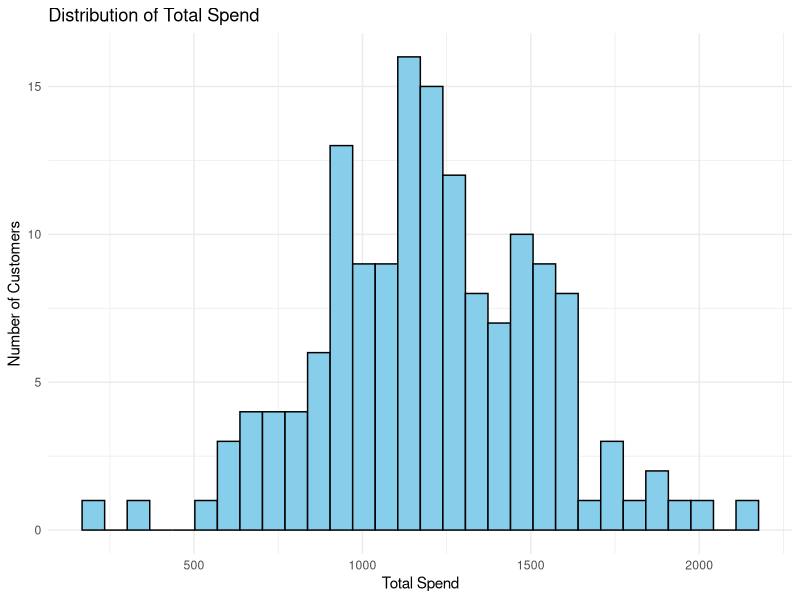
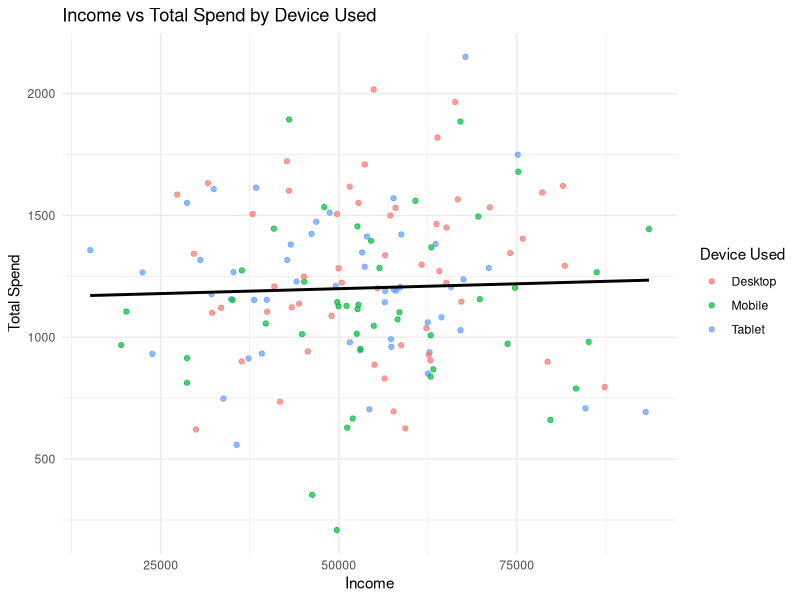
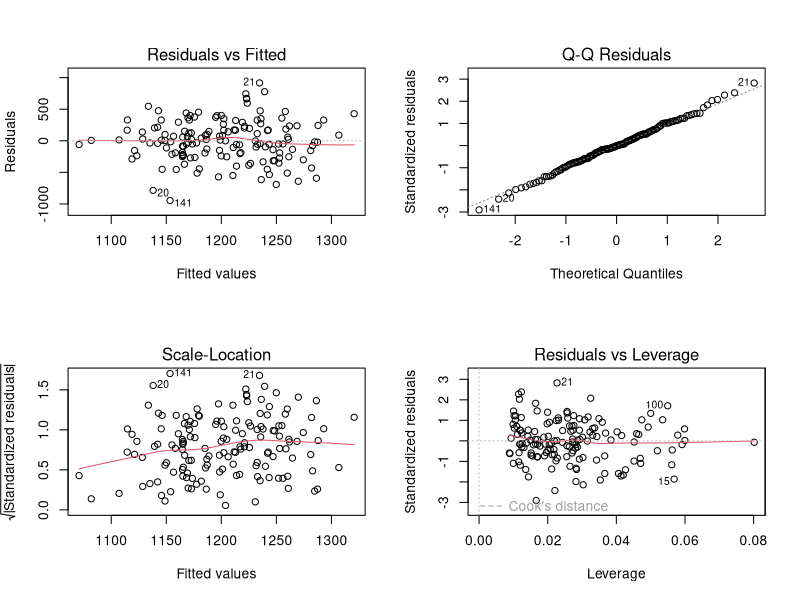
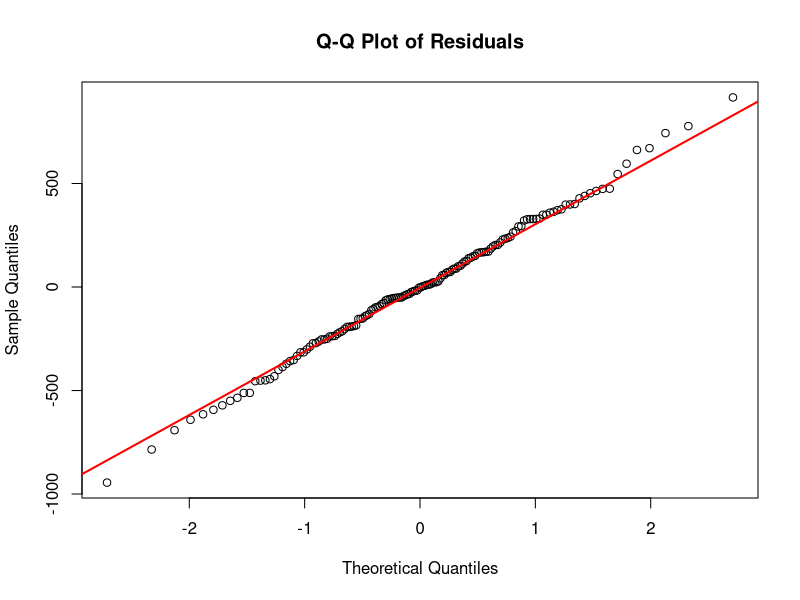

Recreate these plots in R, in order.
# ================================================
# Final Project: Regression Model Development and Validation
# Module 5 - Final Project
# ================================================

# ================================================
# Graded Challenge 1: Data Preparation & Exploration (25 points)
# ================================================

# Step 1: Load dependencies and dataset
library(tidyverse)     # For data wrangling and visualization
library(broom)         # For tidying model outputs
library(car)           # For checking multicollinearity
library(ggplot2)       # For plotting
#library(httpgd)

# Load dataset
analysis_df <- read_csv("regression_model_final.csv")

# Step 2: Examine structure and summary statistics
# Check the structure of the dataset
str(analysis_df)

# Alternatively, use glimpse() from dplyr for a cleaner look
glimpse(analysis_df)

# View the first few rows
head(analysis_df)

# Summary statistics for numeric variables
summary(analysis_df)


# Step 3: Identify and remove missing values
colSums(is.na(analysis_df))

# Step 4: Calculate mean and standard deviation for:
# Income, Age, TotalSpend


analysis_df %>%
  summarise(
    mean_income = mean(Income, na.rm = TRUE),
    sd_income   = sd(Income, na.rm = TRUE),
    mean_age    = mean(Age, na.rm = TRUE),
    sd_age      = sd(Age, na.rm = TRUE),
    mean_spend  = mean(TotalSpend, na.rm = TRUE),
    sd_spend    = sd(TotalSpend, na.rm = TRUE)
  )



# ================================================
# Graded Challenge 2: Data Visualization with ggplot2 (25 points)
# ================================================

# Step 1: Histogram of TotalSpend
# - Fill color: skyblue
# - Border color: black
# - Bins: 30
# - Title: "Distribution of Total Spend"
# - X-axis: "Total Spend"
# - Y-axis: "Number of Customers"
# Step 1: Histogram of TotalSpend

ggplot(analysis_df, aes(x = TotalSpend)) +
  geom_histogram(
    bins = 30,
    fill = "skyblue",
    color = "black"
  ) +
  labs(
    title = "Distribution of Total Spend",
    x = "Total Spend",
    y = "Number of Customers"
  ) +
  theme_minimal()


# Step 2: Scatter plot of Income vs TotalSpend
# - Color points by DeviceUsed
# - Add a linear trend line
# - Title: "Income vs Total Spend by Device Used"
# Step 2: Scatter plot of Income vs TotalSpend

ggplot(analysis_df, aes(x = Income, y = TotalSpend, color = DeviceUsed)) +
  geom_point(alpha = 0.7) +
  geom_smooth(method = "lm", se = FALSE, color = "black") +
  labs(
    title = "Income vs Total Spend by Device Used",
    x = "Income",
    y = "Total Spend",
    color = "Device Used"
  ) +
  theme_minimal()


# Step 3: Insights and Recommendations
# Describe 3–4 sentences about key findings
# Provide 2 bullet-style recommendations
# The Distribution almost Normal with 15 customers at 1200 Total Spend
# All devices are equally distributed and no linearity detected

# ================================================
# Graded Challenge 3: Model Development (25 points)
# ================================================

# Step 1: Build a simple regression model: TotalSpend ~ Income

# Fit the model
model_simple <- lm(TotalSpend ~ Income, data = analysis_df)

# View model summary
summary(model_simple)


# Step 2: Report R-squared and interpret slope


# Extract R-squared
model_summary <- summary(model_simple)
r_squared <- model_summary$r.squared
r_squared

# Extract slope (coefficient for Income)
slope_income <- coef(model_simple)["Income"]
slope_income

# Interpretation (printed as a message)
cat("R-squared:", round(r_squared, 3), "\n")
cat("Slope for Income:", round(slope_income, 3), "\n")
cat("Interpretation: For every additional unit increase in Income, TotalSpend is expected to increase by",
    round(slope_income, 3), "units, on average, holding other factors constant.\n")


# Step 3: Build a multiple regression model with:
# Income, Age, PurchaseHistoryScore
# Step 3: Build a multiple regression model with Income, Age, and PurchaseHistoryScore

# Fit the multiple regression model
model_multiple <- lm(TotalSpend ~ Income + Age + PurchaseHistoryScore, data = analysis_df)

# View model summary
summary(model_multiple)




# Step 4: Use summary() and broom::glance() to evaluate
# Tidy and glance outputs for cleaner tables
tidy(model_multiple)
glance(model_multiple)


# ================================================
# Graded Challenge 4: Model Validation & Prediction (25 points)
# ================================================

# Pre Reqs: Use the model created in Activity 3.
# Step 1: Use diagnostic plots and vif() to evaluate assumptions using par() with c(2,2)
# Step 1: Model validation with diagnostic plots and VIF

# Set up 2x2 layout for diagnostic plots
par(mfrow = c(2, 2))

# Diagnostic plots for multiple regression model
plot(model_multiple)

# Reset plotting layout
par(mfrow = c(1, 1))

# Check multicollinearity using Variance Inflation Factor (VIF)
library(car)
vif_values <- vif(model_multiple)
vif_values


# Step 2: Check for normality using qqnorm(), qqline(), and shapiro.test()


# Extract residuals from the multiple regression model
residuals_multiple <- residuals(model_multiple)

# Q-Q plot
qqnorm(residuals_multiple, main = "Q-Q Plot of Residuals")
qqline(residuals_multiple, col = "red", lwd = 2)

# Shapiro-Wilk test for normality
shapiro_test_result <- shapiro.test(residuals_multiple)
shapiro_test_result


# Step 3: Predict TotalSpend for 3 new customer profiles


# Create new customer profiles
new_customers <- data.frame(
  Income = c(55000, 80000, 100000),
  Age = c(25, 40, 60),
  PurchaseHistoryScore = c(70, 85, 90)
)

# Predict TotalSpend for new customers
predicted_spend <- predict(model_multiple, newdata = new_customers)

# Combine predictions with input data
prediction_results <- cbind(new_customers, Predicted_TotalSpend = predicted_spend)
prediction_results


# Step 4: Add prediction intervals and interpret results


# Predict with prediction intervals (level = 0.95 for 95% PI)
pred_with_intervals <- predict(
  model_multiple,
  newdata = new_customers,
  interval = "prediction",
  level = 0.95
)

# Combine with new_customers data
prediction_results_with_PI <- cbind(new_customers, pred_with_intervals)
prediction_results_with_PI


# Step 5: Estimate likelihood of high spending behavior


# Part A: Create a binary variable 'HighSpender' where TotalSpend > 500


analysis_df <- analysis_df %>%
  mutate(HighSpender = ifelse(TotalSpend > 500, 1, 0))

# Check the distribution of the new variable
table(analysis_df$HighSpender)


# Part B: Fit a logistic regression model predicting HighSpender from Age, Income, and PurchaseHistoryScore

model_logistic <- glm(
  HighSpender ~ Age + Income + PurchaseHistoryScore,
  data = analysis_df,
  family = binomial
)

# View model summary
summary(model_logistic)

# Optionally, view tidy coefficients with odds ratios
library(broom)
tidy(model_logistic, exponentiate = TRUE, conf.int = TRUE)


# Part C: Create a new tibble with a hypothetical customer profile


new_customer_profile <- tibble(
  Age = 35,
  Income = 75000,
  PurchaseHistoryScore = 80
)

# Display the new profile
new_customer_profile


# Part D: Use predict(..., type = "response") to estimate probability


predicted_probability <- predict(
  model_logistic,
  newdata = new_customer_profile,
  type = "response"
)

# Display result
predicted_probability

